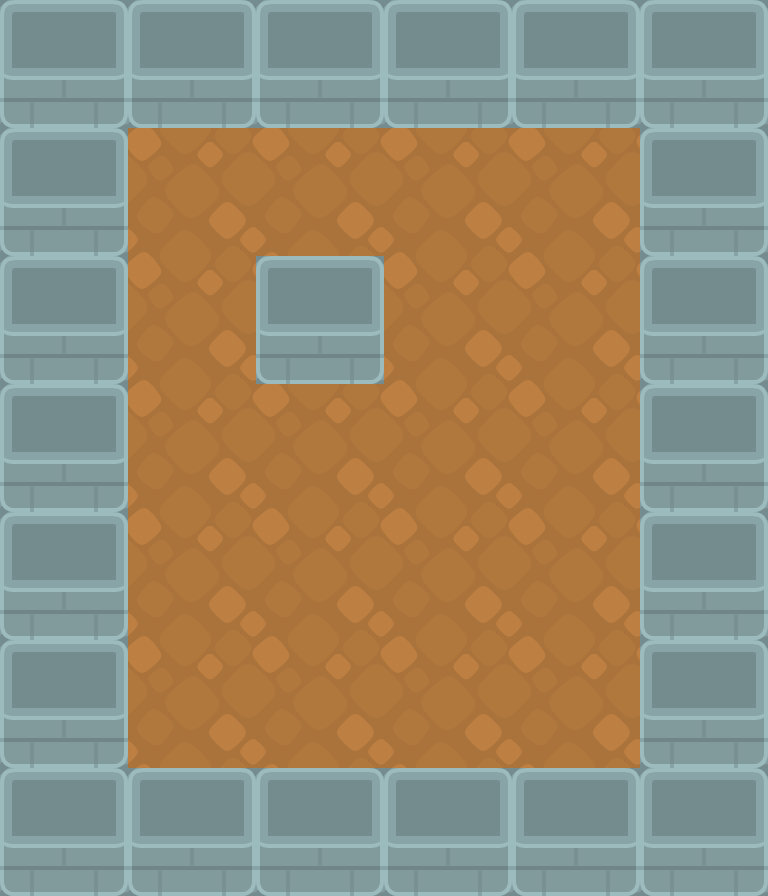

A level layout from a 2D game, rendered from its tile map. Below: a short description, then the map file with tile-grid data replaced by summaries:
An orthogonal 6x7 tile map with 128x128 px tiles, 2 tile layers (ground, map_render) and 11 objects.

<map version="1.0" orientation="orthogonal" renderorder="right-down" width="6" height="7" tilewidth="128" tileheight="128" nextobjectid="14">
 <tileset firstgid="1" name="map_tileset" tilewidth="128" tileheight="128" tilecount="20" columns="5">
  <image source="../../_spritesheets/map_tileset.png" trans="ff00ff" width="640" height="512" />
 </tileset>
 <layer name="ground" width="6" height="7">
  <data>[42 cells, 42 non-empty, 2 distinct tile ids]</data>
 </layer>
 <objectgroup name="spawn">
  <object id="1" x="320" y="448" />
 </objectgroup>
 <objectgroup name="coll_objects">
  <object id="9" x="-1.33333" y="1.33333" width="768" height="124" />
  <object id="10" x="-1.33333" y="126.667" width="128" height="640" />
  <object id="11" x="641.333" y="130.667" width="124" height="634.667" />
  <object id="13" x="129.333" y="769.333" width="509.333" height="124" />
 </objectgroup>
 <layer name="map_render" width="6" height="7">
  <data>[42 cells, 23 non-empty, 1 distinct tile ids]</data>
 </layer>
 <objectgroup name="objectifs">
  <object id="2" gid="18" x="256" y="640" width="128" height="128" />
  <object id="3" gid="18" x="384" y="516" width="128" height="128" />
  <object id="4" gid="18" x="384" y="640" width="128" height="128" />
 </objectgroup>
 <objectgroup name="caisses">
  <object id="6" gid="11" x="384" y="512" width="128" height="128" />
  <object id="7" gid="11" x="384" y="640" width="128" height="128" />
  <object id="8" gid="11" x="384" y="384" width="128" height="128" />
 </objectgroup>
</map>